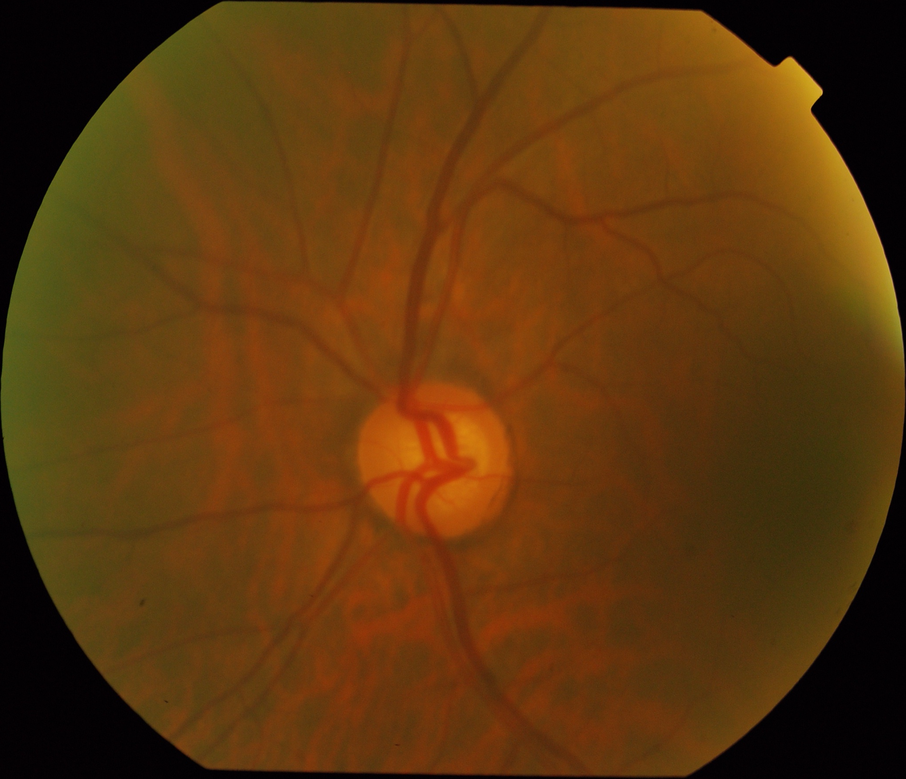
#> input picture Images/training/drishtiGS_037.png, 906 x 779 px, shrunk from 2048 x 1760 before the run
$ jupyter execute histogram.ipynb
#> lines starting #> are read from the running program, lines starting #| are printed output that depends on the picture
Calling All Library

[cell 1]
import cv2
import numpy as np
from matplotlib import pyplot as plt

Load Image & ALL processing

[cell 2]
# Load the fundus image
fundus_image = cv2.imread('Images/training/drishtiGS_037.png')
#> fundus_image is the input picture: shape (779, 906, 3); mean B, G, R 13.3, 54.7, 92.9

# Convert the image to grayscale
gray_image = cv2.cvtColor(fundus_image, cv2.COLOR_BGR2GRAY)
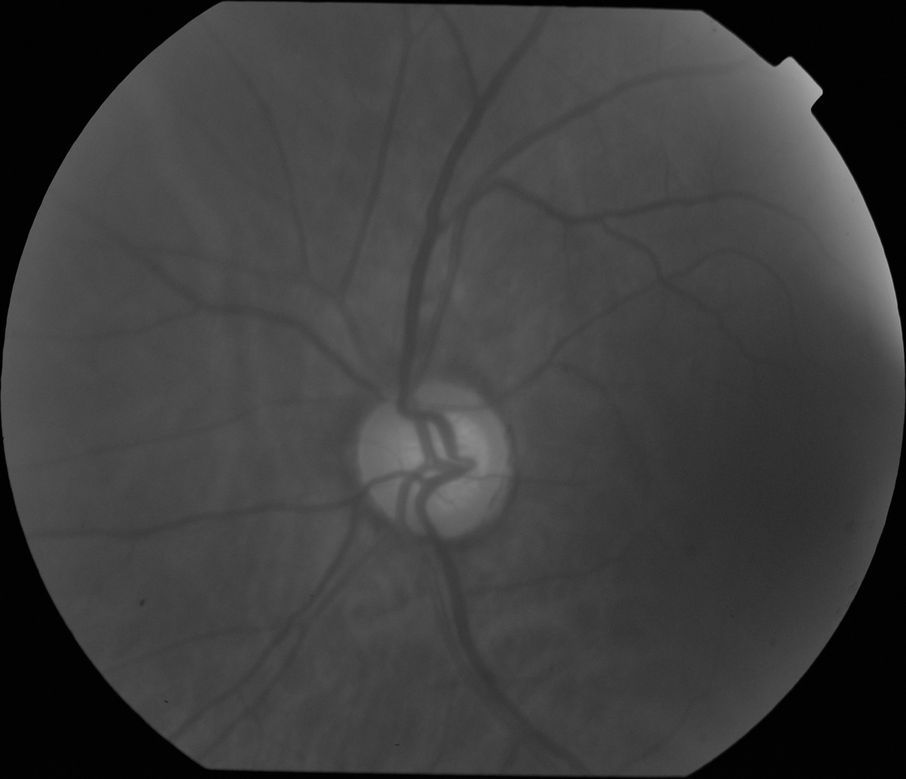
#> gray_image: shape (779, 906); min 0, max 179, mean 61.4

# Calculate the histogram for grayscale image
hist_gray = cv2.calcHist([gray_image], [0], None, [256], [0, 256])
#> hist_gray = 256 values, max 62383 at index 2, min 0 at index 173, mean 2756.9

# Calculate the histogram for each channel (B, G, R)
hist_b = cv2.calcHist([fundus_image], [0], None, [256], [0, 256])
#> hist_b = 256 values, max 78996 at index 13, min 0 at index 88, mean 2756.9
hist_g = cv2.calcHist([fundus_image], [1], None, [256], [0, 256])
#> hist_g = 256 values, max 62838 at index 1, min 0 at index 174, mean 2756.9
hist_r = cv2.calcHist([fundus_image], [2], None, [256], [0, 256])
#> hist_r = 256 values, max 43944 at index 3, min 0 at index 215, mean 2756.9

# Normalize the image to the range 0-255
normalized_image = cv2.normalize(gray_image, None, alpha=0, beta=255, norm_type=cv2.NORM_MINMAX)
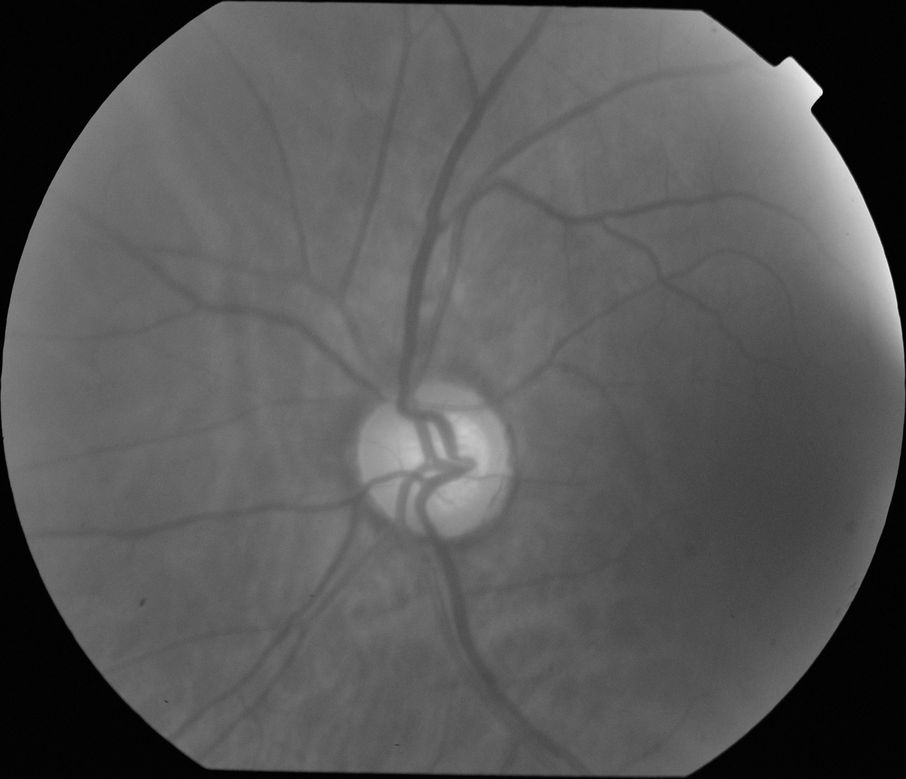
#> normalized_image: shape (779, 906); min 0, max 255, mean 87.5

# Calculate the histogram for normalized grayscale image
hist_norm = cv2.calcHist([normalized_image], [0], None, [256], [0, 256])
#> hist_norm = 256 values, max 62383 at index 3, min 0 at index 2, mean 2756.9

# Plot the histograms
plt.figure(figsize=(12, 6))

# Plot grayscale histogram
plt.subplot(2, 3, 1)
plt.plot(hist_gray, color='black')
plt.title('Grayscale Histogram')
plt.xlabel('Pixel Value')
plt.ylabel('Frequency')

# Plot RGB histograms
plt.subplot(2, 3, 2)
plt.plot(hist_b, color='blue', label='Blue Channel')
plt.plot(hist_g, color='green', label='Green Channel')
plt.plot(hist_r, color='red', label='Red Channel')
plt.title('RGB Histogram')
plt.xlabel('Pixel Value')
plt.ylabel('Frequency')
plt.legend()

# Plot normalized grayscale histogram
plt.subplot(2, 3, 3)
plt.plot(hist_norm, color='black')
plt.title('Normalized Histogram')
plt.xlabel('Pixel Value')
plt.ylabel('Frequency')

# Plot the gray image
plt.subplot(2, 3, 4)
plt.imshow(gray_image, cmap='gray')
plt.title('Gray Image')

# Plot the original image
plt.subplot(2, 3, 5)
plt.imshow(cv2.cvtColor(fundus_image, cv2.COLOR_BGR2RGB))
plt.title('Original Image')

# Plot the normalized image
plt.subplot(2, 3, 6)
plt.imshow(normalized_image, cmap='gray')
plt.title('Normalized Image')

# Show the plots
plt.tight_layout()
plt.show()
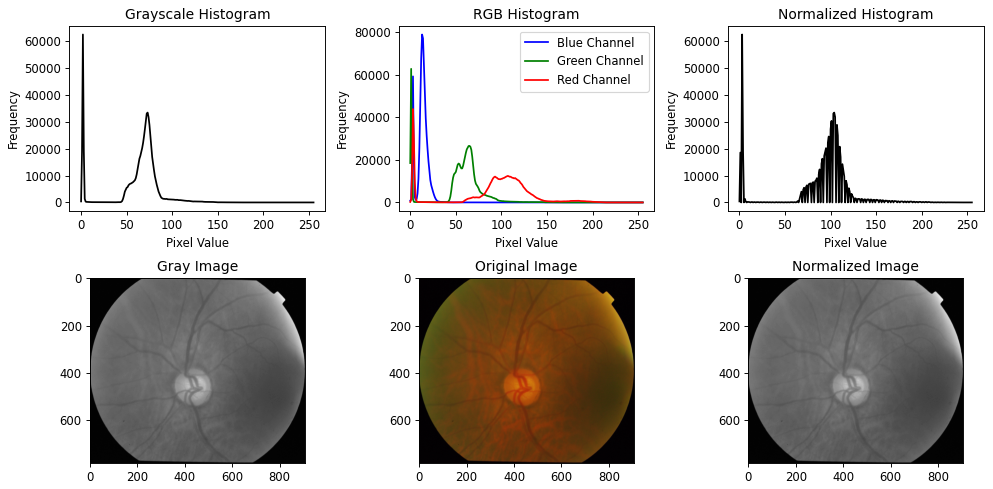
#> figure drawn by matplotlib, 6 panels; panel 1: curve peaks at x = 2, y = 62383; panel 2: curve peaks at x = 13, y = 78996; panel 2: curve peaks at x = 1, y = 62838; panel 2: curve peaks at x = 3, y = 43944

$ run again, with Images/training/drishtiGS_017.png copied over Images/training/drishtiGS_037.png
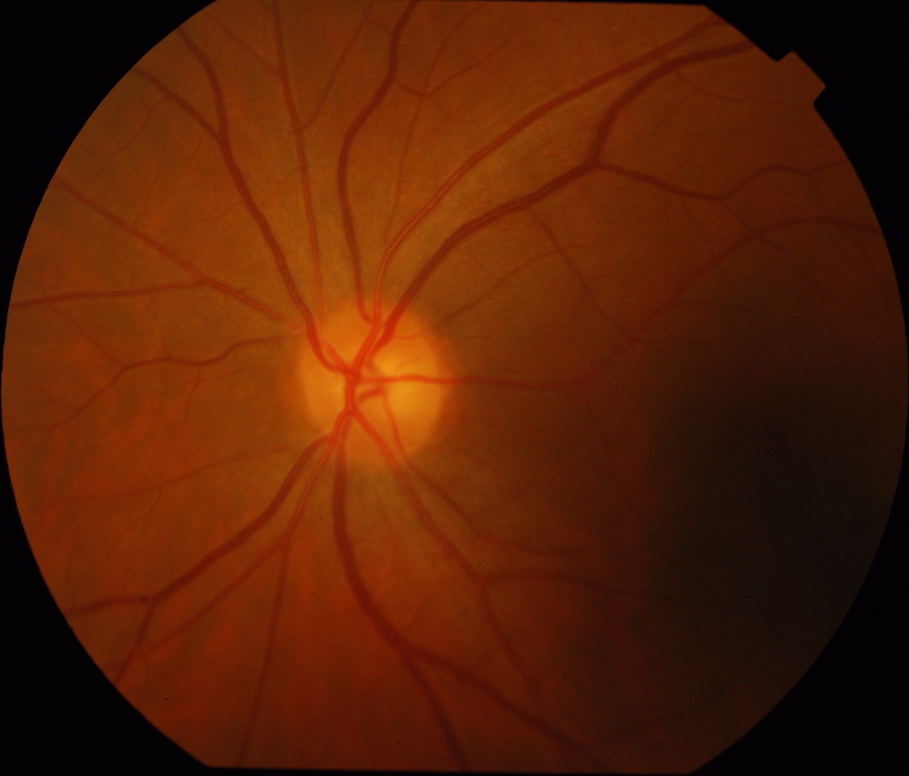
#> input picture Images/training/drishtiGS_017.png, 909 x 776 px, shrunk from 2049 x 1750 before the run
#> fundus_image is the input picture: shape (776, 909, 3); mean B, G, R 5.7, 32.3, 88.1
#> `gray_image = cv2.cvtColor(fundus_image, cv2.COLOR_BGR2GRAY)`:
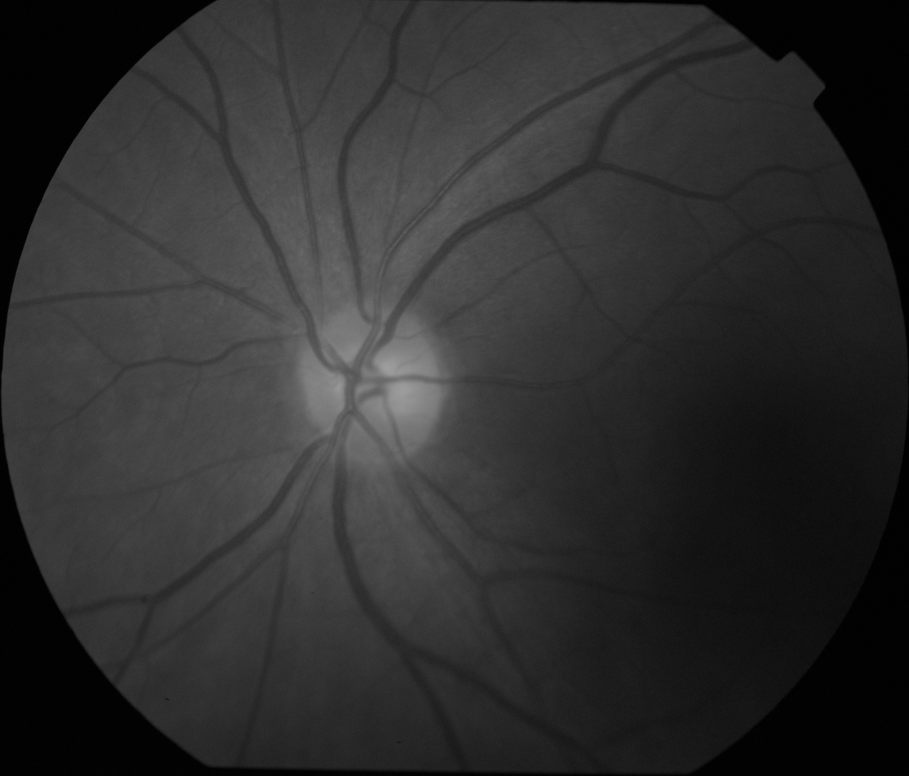
#> gray_image: shape (776, 909); min 0, max 158, mean 46
#> hist_gray = 256 values, max 59192 at index 2, min 0 at index 159, mean 2755.4
#> hist_b = 256 values, max 108387 at index 6, min 0 at index 31, mean 2755.4
#> hist_g = 256 values, max 60200 at index 1, min 0 at index 147, mean 2755.4
#> hist_r = 256 values, max 42153 at index 3, min 0 at index 236, mean 2755.4
#> `normalized_image = cv2.normalize(gray_image, None, alpha=0, beta=255, ..`:
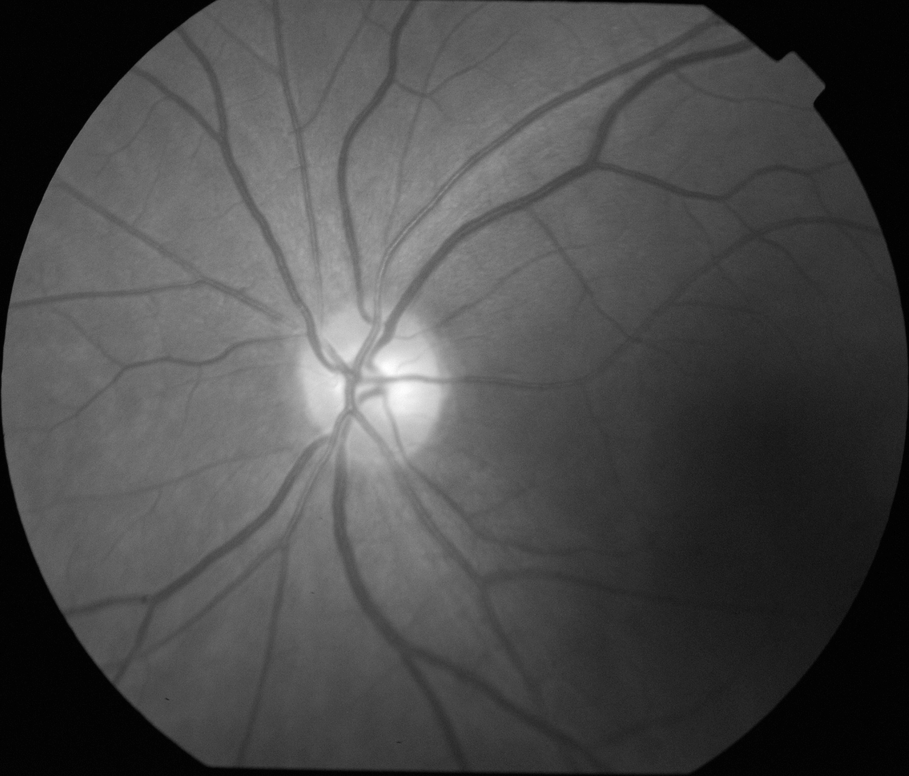
#> normalized_image: shape (776, 909); min 0, max 255, mean 74.2
#> hist_norm = 256 values, max 59192 at index 3, min 0 at index 1, mean 2755.4

$ run again, with Images/training/drishtiGS_032.png copied over Images/training/drishtiGS_037.png
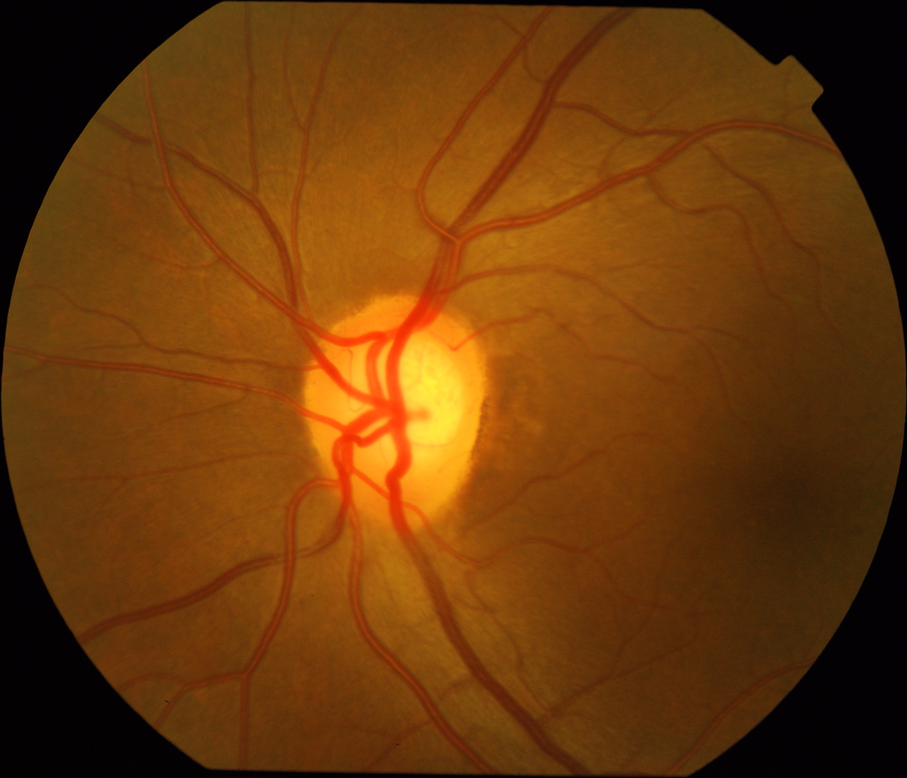
#> input picture Images/training/drishtiGS_032.png, 907 x 778 px, shrunk from 2049 x 1759 before the run
#> fundus_image is the input picture: shape (778, 907, 3); mean B, G, R 10.7, 57.4, 107.1
#> `gray_image = cv2.cvtColor(fundus_image, cv2.COLOR_BGR2GRAY)`:
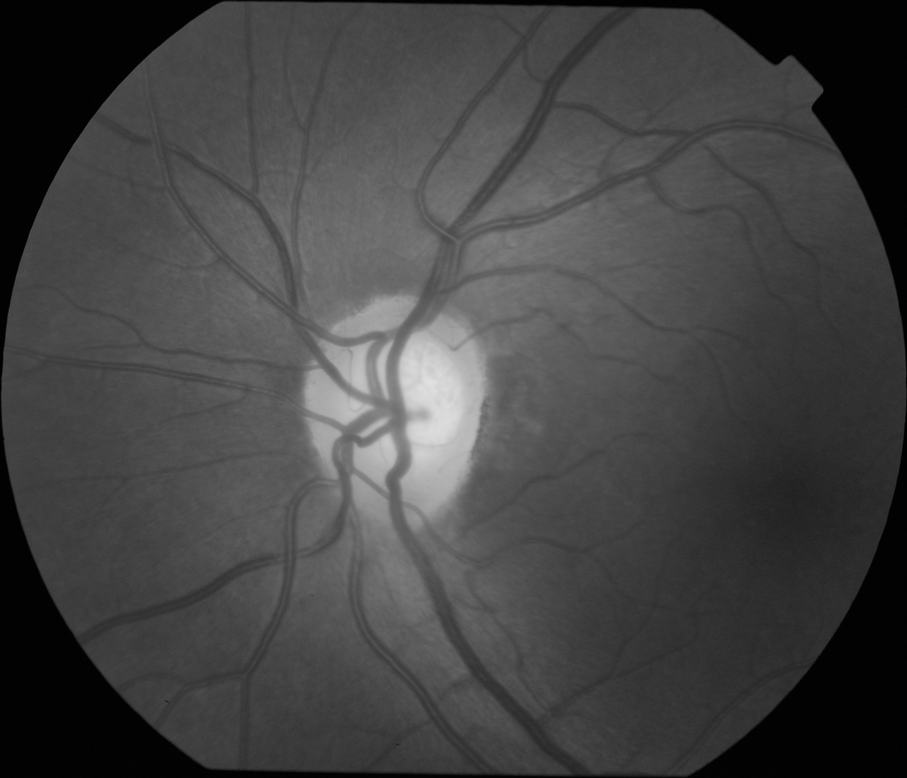
#> gray_image: shape (778, 907); min 0, max 225, mean 67
#> hist_gray = 256 values, max 61952 at index 2, min 0 at index 226, mean 2756.4
#> hist_b = 256 values, max 82699 at index 11, min 0 at index 74, mean 2756.4
#> hist_g = 256 values, max 62534 at index 1, min 0 at index 242, mean 2756.4
#> hist_r = 256 values, max 43851 at index 3, min 56 at index 32, mean 2756.4
#> `normalized_image = cv2.normalize(gray_image, None, alpha=0, beta=255, ..`:
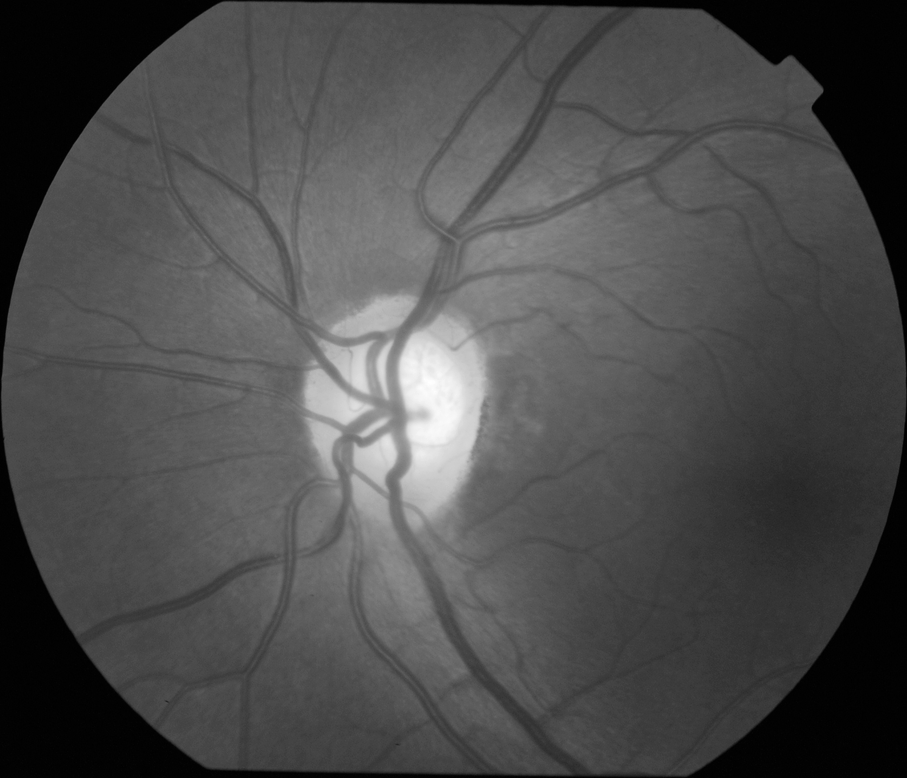
#> normalized_image: shape (778, 907); min 0, max 255, mean 75.9
#> hist_norm = 256 values, max 61952 at index 2, min 0 at index 4, mean 2756.4
